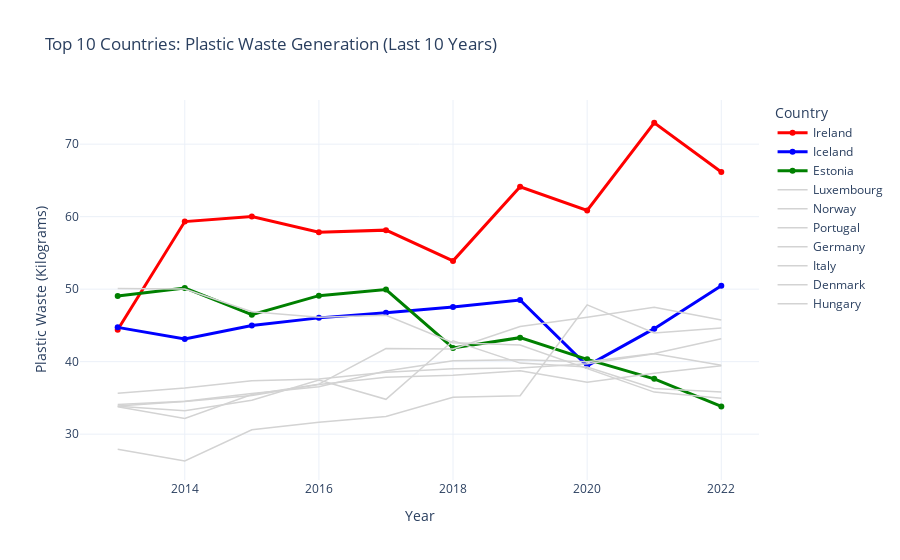

The notebook cell this image was saved under:
### Code cell
import pandas as pd
import plotly.graph_objects as go

# Filter the last 10 years
last_10_years = sorted(df_plastic_packaging_gen['TIME_PERIOD'].unique())[-10:]
df_recent = df_plastic_packaging_gen[df_plastic_packaging_gen['TIME_PERIOD'].isin(last_10_years)]

# Group by country and sum plastic waste over last 10 years
country_totals = df_recent.groupby('Geopolitical entity (reporting)')['OBS_VALUE'].sum().sort_values(ascending=False)

# Get top 10 countries
top10_countries = country_totals.head(10).index.tolist()
top3 = top10_countries[:3]
rest7 = top10_countries[3:]

# Filter data only for top 10 countries
df_top10 = df_recent[df_recent['Geopolitical entity (reporting)'].isin(top10_countries)]

# Create figure
fig = go.Figure()

# Add top 3 countries with vibrant colors
highlight_colors = ['red', 'blue', 'green']
for i, country in enumerate(top3):
    df_country = df_top10[df_top10['Geopolitical entity (reporting)'] == country]
    fig.add_trace(go.Scatter(
        x=df_country['TIME_PERIOD'],
        y=df_country['OBS_VALUE'],
        mode='lines+markers',
        name=country,
        line=dict(color=highlight_colors[i], width=3),
        marker=dict(size=6)
    ))

# Add rest of top 10 countries with subtle grey color
for country in rest7:
    df_country = df_top10[df_top10['Geopolitical entity (reporting)'] == country]
    fig.add_trace(go.Scatter(
        x=df_country['TIME_PERIOD'],
        y=df_country['OBS_VALUE'],
        mode='lines',
        name=country,
        line=dict(color='lightgrey', width=1.5),
        showlegend=True
    ))

# Layout customization
fig.update_layout(
    title='Top 10 Countries: Plastic Waste Generation (Last 10 Years)',
    xaxis_title='Year',
    yaxis_title='Plastic Waste (Kilograms)',
    template='plotly_white',
    legend_title='Country',
    hovermode='x unified'
)

fig.show()

### Figure 1 — Plotly figure (JSON) as saved in the notebook; plotly's stock layout.template omitted (floating-point values rounded to 4 significant figures)
{"data": [{"line": {"color": "red", "width": 3}, "marker": {"size": 6}, "mode": "lines+markers", "name": "Ireland", "type": "scatter", "x": [2013, 2014, 2015, 2016, 2017, 2018, 2019, 2020, 2021, 2022], "y": [44.4, 59.32, 60.01, 57.85, 58.14, 53.9, 64.12, 60.86, 72.95, 66.16]}, {"line": {"color": "blue", "width": 3}, "marker": {"size": 6}, "mode": "lines+markers", "name": "Iceland", "type": "scatter", "x": [2013, 2014, 2015, 2016, 2017, 2018, 2019, 2020, 2021, 2022], "y": [44.73, 43.14, 44.98, 46.04, 46.74, 47.55, 48.51, 39.42, 44.55, 50.46]}, {"line": {"color": "green", "width": 3}, "marker": {"size": 6}, "mode": "lines+markers", "name": "Estonia", "type": "scatter", "x": [2013, 2014, 2015, 2016, 2017, 2018, 2019, 2020, 2021, 2022], "y": [49.06, 50.17, 46.47, 49.1, 49.95, 41.9, 43.31, 40.32, 37.63, 33.83]}, {"line": {"color": "lightgrey", "width": 1.5}, "mode": "lines", "name": "Luxembourg", "showlegend": true, "type": "scatter", "x": [2013, 2014, 2015, 2016, 2017, 2018, 2019, 2020, 2021, 2022], "y": [50.1, 50.02, 46.88, 46.14, 46.39, 42.61, 42.3, 39.08, 35.8, 34.94]}, {"line": {"color": "lightgrey", "width": 1.5}, "mode": "lines", "name": "Norway", "showlegend": true, "type": "scatter", "x": [2013, 2014, 2015, 2016, 2017, 2018, 2019, 2020, 2021, 2022], "y": [33.79, 32.15, 35.48, 36.9, 41.81, 41.74, 44.86, 46.12, 47.52, 45.76]}, {"line": {"color": "lightgrey", "width": 1.5}, "mode": "lines", "name": "Portugal", "showlegend": true, "type": "scatter", "x": [2013, 2014, 2015, 2016, 2017, 2018, 2019, 2020, 2021, 2022], "y": [34.1, 34.53, 35.62, 36.55, 38.71, 40.11, 40.27, 40.0, 41.14, 43.17]}, {"line": {"color": "lightgrey", "width": 1.5}, "mode": "lines", "name": "Germany", "showlegend": true, "type": "scatter", "x": [2013, 2014, 2015, 2016, 2017, 2018, 2019, 2020, 2021, 2022], "y": [35.63, 36.37, 37.36, 37.62, 38.53, 39.03, 39.11, 39.71, 41.09, 39.49]}, {"line": {"color": "lightgrey", "width": 1.5}, "mode": "lines", "name": "Italy", "showlegend": true, "type": "scatter", "x": [2013, 2014, 2015, 2016, 2017, 2018, 2019, 2020, 2021, 2022], "y": [33.87, 34.51, 35.34, 36.84, 37.86, 38.11, 38.75, 37.16, 38.4, 39.45]}, {"line": {"color": "lightgrey", "width": 1.5}, "mode": "lines", "name": "Denmark", "showlegend": true, "type": "scatter", "x": [2013, 2014, 2015, 2016, 2017, 2018, 2019, 2020, 2021, 2022], "y": [33.85, 33.22, 34.67, 37.46, 34.81, 42.88, 39.8, 39.27, 36.3, 35.83]}, {"line": {"color": "lightgrey", "width": 1.5}, "mode": "lines", "name": "Hungary", "showlegend": true, "type": "scatter", "x": [2013, 2014, 2015, 2016, 2017, 2018, 2019, 2020, 2021, 2022], "y": [27.91, 26.3, 30.6, 31.66, 32.44, 35.09, 35.3, 47.84, 43.95, 44.64]}], "layout": {"hovermode": "x unified", "legend": {"title": {"text": "Country"}}, "title": {"text": "Top 10 Countries: Plastic Waste Generation (Last 10 Years)"}, "xaxis": {"title": {"text": "Year"}}, "yaxis": {"title": {"text": "Plastic Waste (Kilograms)"}}}}
